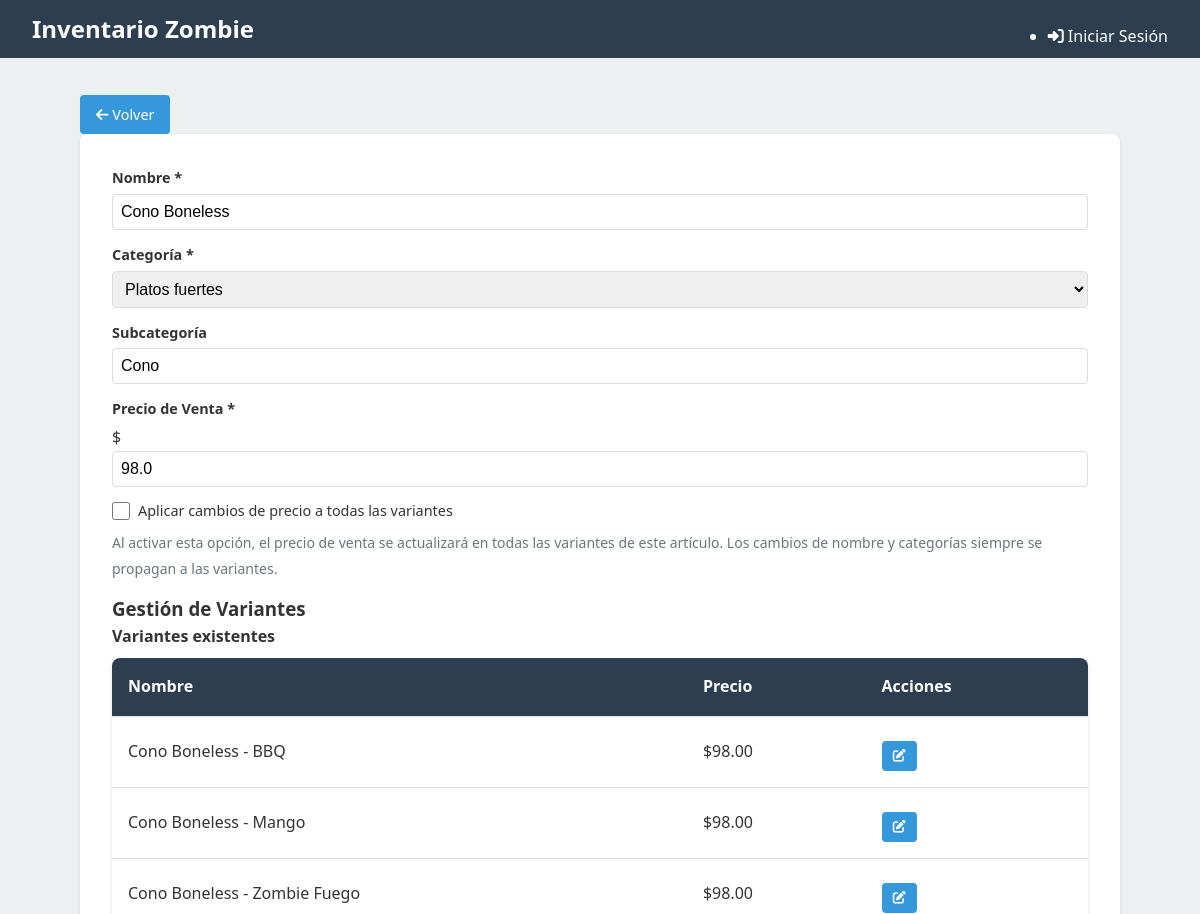
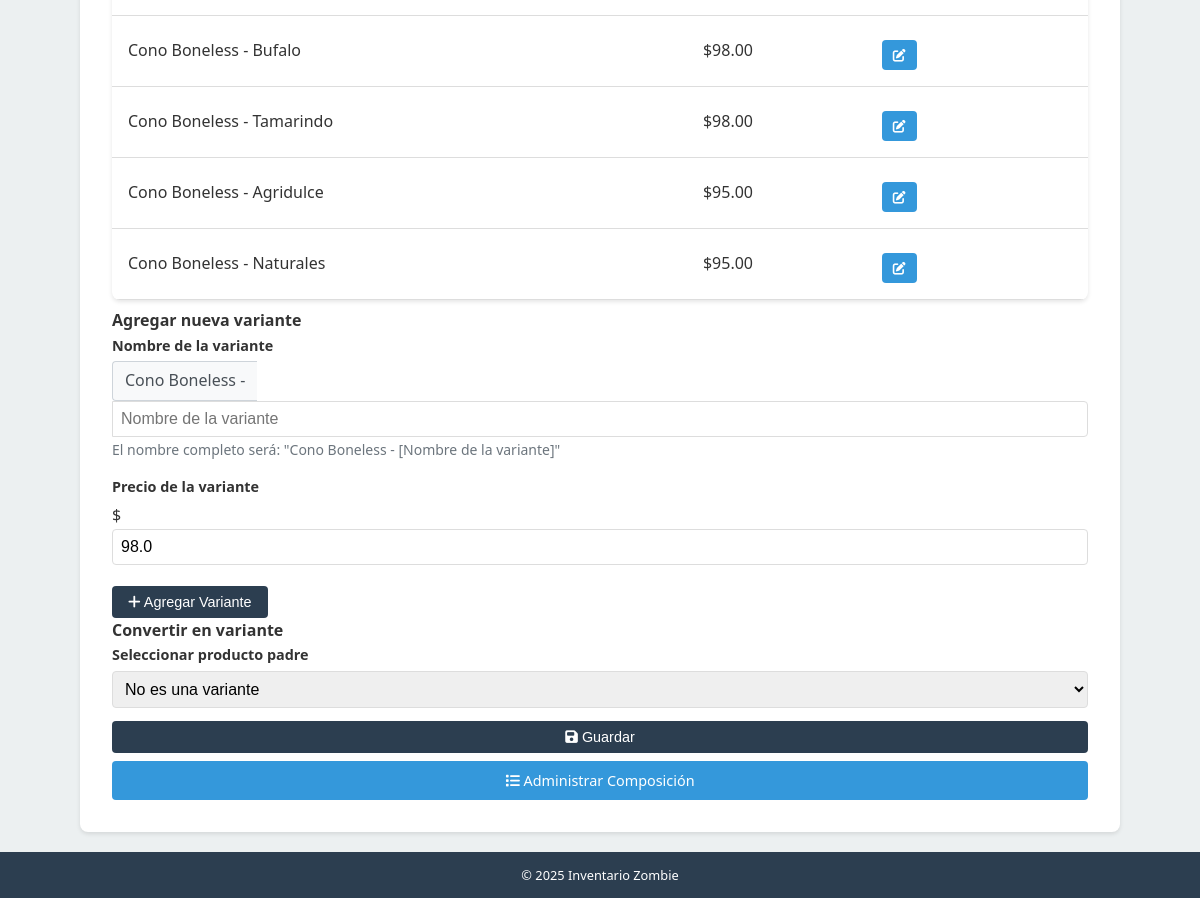
Screenshot of /articulos/editar/11 with the database file from the repository (2 pictures, top to bottom).
### tables this page shows
CREATE TABLE ArticulosVendidos (
    id INTEGER PRIMARY KEY AUTOINCREMENT,
    nombre TEXT NOT NULL UNIQUE,
    categoria TEXT,
    subcategoria TEXT,
    precio_venta REAL
, articulo_padre_id INTEGER REFERENCES ArticulosVendidos(id), es_variante BOOLEAN DEFAULT 0);

### routes/articulos.py (the view)
@articulos_web_bp.route('/editar/<int:id>', methods=['GET'])
def editar(id):
    db = get_db()
    cursor = db.execute('''
        SELECT a.*, p.nombre as articulo_padre_nombre
        FROM ArticulosVendidos a
        LEFT JOIN ArticulosVendidos p ON a.articulo_padre_id = p.id
        WHERE a.id = ?
    ''', (id,))
    articulo = cursor.fetchone()
    if articulo is None:
        return render_template('error.html', message='Artículo no encontrado'), 404
    variantes = []
    if not articulo['es_variante']:
        cursor = db.execute('''
            SELECT id, nombre, precio_venta
            FROM ArticulosVendidos
            WHERE articulo_padre_id = ?
        ''', (id,))
        variantes = cursor.fetchall()
    cursor = db.execute('''
        SELECT id, nombre
        FROM ArticulosVendidos
        WHERE es_variante = 0 AND id != ?
    ''', (id,))
    productos_padre = cursor.fetchall()
    return render_template('articulos/formulario.html',
                         articulo=articulo,
                         variantes=variantes,
                         productos_padre=productos_padre)

### app.py (called while the page is built)
@app.template_global()
def now():
    return datetime.datetime.now()

@app.after_request
def add_cors_headers(response):
    response.headers.add('Access-Control-Allow-Origin', '*')
    response.headers.add('Access-Control-Allow-Headers', 'Content-Type,Authorization')
    response.headers.add('Access-Control-Allow-Methods', 'GET,PUT,POST,DELETE,OPTIONS')
    return response

### database.py (called while the page is built)
def get_db():
    if 'db' not in g:
        g.db = sqlite3.connect(
            current_app.config['DATABASE'],
            detect_types=sqlite3.PARSE_DECLTYPES
        )
        g.db.row_factory = sqlite3.Row
    return g.db

### templates/articulos/formulario.html (shortened to what this page needs)
{% extends "layout.html" %}
{% block content %}
<div class="page-header">
    <h1>{% if articulo %}Editar Artículo{% else %}Nuevo Artículo{% endif %}</h1>
    <a href="{{ url_for('articulos_web.index') }}" class="btn btn-secondary">
        <i class="fas fa-arrow-left"></i> Volver
    </a>
</div>
<form id="product-form" class="mobile-form">
    <div class="form-group">
        <label for="nombre">Nombre <span class="required">*</span></label>
        <input type="text" id="nombre" name="nombre" required
               value="{{ articulo.nombre if articulo else '' }}">
    </div>
    <div class="form-group">
        <label for="categoria">Categoría <span class="required">*</span></label>
        <select id="categoria" name="categoria" required>
            <option value="Platos fuertes" {% if articulo and articulo.categoria == 'Platos fuertes' %}selected{% endif %}>Platos fuertes</option>
        </select>
    </div>
    <div class="form-group">
        <label for="subcategoria">Subcategoría</label>
        <input type="text" id="subcategoria" name="subcategoria"
               value="{{ articulo.subcategoria if articulo and articulo.subcategoria else '' }}">
    </div>
    <div class="form-group">
        <label for="precio_venta">Precio de Venta <span class="required">*</span></label>
        <div class="input-addon">
            <span class="addon-prefix">$</span>
            <input type="number" id="precio_venta" name="precio_venta" step="0.01" min="0" required
                   value="{{ articulo.precio_venta if articulo else '' }}">
        </div>
    </div>
    {% if articulo and not articulo.es_variante and variantes|length > 0 %}
    <div class="form-group">
        <div class="checkbox-container">
            <input type="checkbox" id="propagate_price" name="propagate_price" class="form-checkbox">
            <label for="propagate_price">Aplicar cambios de precio a todas las variantes</label>
        </div>
        <small class="form-text text-muted">Al activar esta opción, el precio de venta se actualizará en todas las variantes de este artículo. Los cambios de nombre y categorías siempre se propagan a las variantes.</small>
    </div>
    {% endif %}
    {% if articulo %}
    <div class="variants-section">
        <h3>Gestión de Variantes</h3>
        {% if not articulo.es_variante %}
        <div class="variants-list">
            <h4>Variantes existentes</h4>
            {% if variantes %}
            <table class="table">
                <thead>
                    <tr>
                        <th>Nombre</th>
                        <th>Precio</th>
                        <th>Acciones</th>
                    </tr>
                </thead>
                <tbody>
                    {% for variante in variantes %}
                    <tr>
                        <td>{{ variante.nombre }}</td>
                        <td>${{ "%.2f"|format(variante.precio_venta) }}</td>
                        <td>
                            <a href="{{ url_for('articulos_web.editar', id=variante.id) }}" class="btn btn-sm btn-secondary">
                                <i class="fas fa-edit"></i>
                            </a>
                        </td>
                    </tr>
                    {% endfor %}
                </tbody>
            </table>
            {% else %}
            <p>No hay variantes registradas</p>
            {% endif %}
            <div class="add-variant-form">
                <h4>Agregar nueva variante</h4>
                <div class="form-group">
                    <label for="variante_nombre">Nombre de la variante</label>
                    <div class="input-group">
                        <div class="input-group-prepend">
                            <span class="input-group-text">{{ articulo.nombre }} -</span>
                        </div>
                        <input type="text" id="variante_nombre" name="variante_nombre" class="form-control" placeholder="Nombre de la variante">
                    </div>
                    <small class="form-text text-muted">El nombre completo será: "{{ articulo.nombre }} - [Nombre de la variante]"</small>
                </div>
                <div class="form-group">
                    <label for="variante_precio">Precio de la variante</label>
                    <div class="input-addon">
                        <span class="addon-prefix">$</span>
                        <input type="number" id="variante_precio" name="variante_precio" step="0.01" min="0"
                               value="{{ articulo.precio_venta }}">
                    </div>
                </div>
                <button type="button" id="add-variant-btn" class="btn btn-primary">
                    <i class="fas fa-plus"></i> Agregar Variante
                </button>
            </div>
        </div>
        {% endif %}
        {% if not articulo.es_variante %}
        <div class="convert-to-variant">
            <h4>Convertir en variante</h4>
            <div class="form-group">
                <label for="articulo_padre_id">Seleccionar producto padre</label>
                <select id="articulo_padre_id" name="articulo_padre_id">
                    <option value="">No es una variante</option>
                </select>
            </div>
        </div>
        {% endif %}
    </div>
    {% endif %}
    <div class="form-actions">
        <button type="submit" class="btn btn-primary btn-block">
            <i class="fas fa-save"></i> Guardar
        </button>
        {% if articulo %}
        <a href="{{ url_for('articulos_web.composicion', id=articulo.id) }}" class="btn btn-secondary btn-block">
            <i class="fas fa-list"></i> Administrar Composición
        </a>
        {% endif %}
    </div>
</form>
{% endblock %}

### static/css/main.css (style rules this page uses)
:root { --primary-color: #2c3e50; --secondary-color: #3498db; --accent-color: #e74c3c; --background-color: #ecf0f1; --text-color: #333; --light-text: #fff; --success-color: #2ecc71; --warning-color: #f39c12; --error-color: #e74c3c; --info-color: #3498db; }
* { margin: 0; padding: 0; box-sizing: border-box; }
body { font-family: 'Segoe UI', Tahoma, Geneva, Verdana, sans-serif; line-height: 1.6; color: var(--text-color); background-color: var(--background-color); }
h1 { color: var(--primary-color); margin-bottom: 1rem; font-size: 1.5rem; text-align: center; }
.btn { display: inline-block; background-color: var(--secondary-color); color: var(--light-text); padding: 0.5rem 1rem; border-radius: 4px; text-decoration: none; margin-top: 0.5rem; transition: background-color 0.3s; text-align: center; border: none; cursor: pointer; font-size: 0.9rem; }
.btn-block { display: block; width: 100%; }
form { background: white; padding: 1rem; border-radius: 8px; box-shadow: 0 2px 4px rgba(0, 0, 0, 0.1); width: 100%; margin: 0 auto; }
.form-group { margin-bottom: 0.8rem; }
label { display: block; margin-bottom: 0.3rem; font-weight: bold; font-size: 0.9rem; }
input, select, textarea { width: 100%; padding: 0.5rem; border: 1px solid #ddd; border-radius: 4px; font-size: 1rem; }
table { width: 100%; border-collapse: collapse; margin: 0.5rem 0; background-color: white; border-radius: 8px; overflow: hidden; box-shadow: 0 2px 4px rgba(0, 0, 0, 0.1); }
th, td { padding: 0.7rem; text-align: left; border-bottom: 1px solid #ddd; font-size: 0.9rem; }
th { background-color: var(--primary-color); color: var(--light-text); }
@media screen and (min-width: 768px) { h1 { font-size: 2rem; text-align: left; } }
@media screen and (min-width: 768px) { form { padding: 2rem; } }
@media screen and (min-width: 768px) { th, td { padding: 1rem; font-size: 1rem; } }
.btn-primary { background-color: var(--primary-color); }
.btn-secondary { background-color: var(--secondary-color); }
.btn-sm { padding: 0.3rem 0.7rem; font-size: 0.8rem; }

### templates/articulos/formulario.html (style rules this page uses)
.input-group-prepend { display: flex; align-items: center; }
.input-group-text { background-color: #f8f9fa; border: 1px solid #ced4da; border-right: none; color: #495057; padding: 0.375rem 0.75rem; border-radius: 0.25rem 0 0 0.25rem; }
.input-group .form-control { border-radius: 0 0.25rem 0.25rem 0; }
.form-text { color: #6c757d; font-size: 0.875rem; margin-top: 0.25rem; }
.checkbox-container { display: flex; align-items: center; margin-bottom: 0.5rem; }
.form-checkbox { margin-right: 0.5rem; width: 18px; height: 18px; }
.checkbox-container label { margin-bottom: 0; font-weight: normal; cursor: pointer; }

### rows the page displays
ArticulosVendidos: nombre "Cono Boneless", categoria "Platos fuertes", subcategoria "Cono", precio_venta "98.0", variante_precio "98.0"
ArticulosVendidos: nombre "Cono Boneless - BBQ", precio_venta "98.00"
ArticulosVendidos: nombre "Cono Boneless - Mango", precio_venta "98.00"
ArticulosVendidos: nombre "Cono Boneless - Zombie Fuego", precio_venta "98.00"
ArticulosVendidos: nombre "Cono Boneless - Bufalo", precio_venta "98.00"
ArticulosVendidos: nombre "Cono Boneless - Tamarindo", precio_venta "98.00"
ArticulosVendidos: nombre "Cono Boneless - Agridulce", precio_venta "95.00"
ArticulosVendidos: nombre "Cono Boneless - Naturales", precio_venta "95.00"
